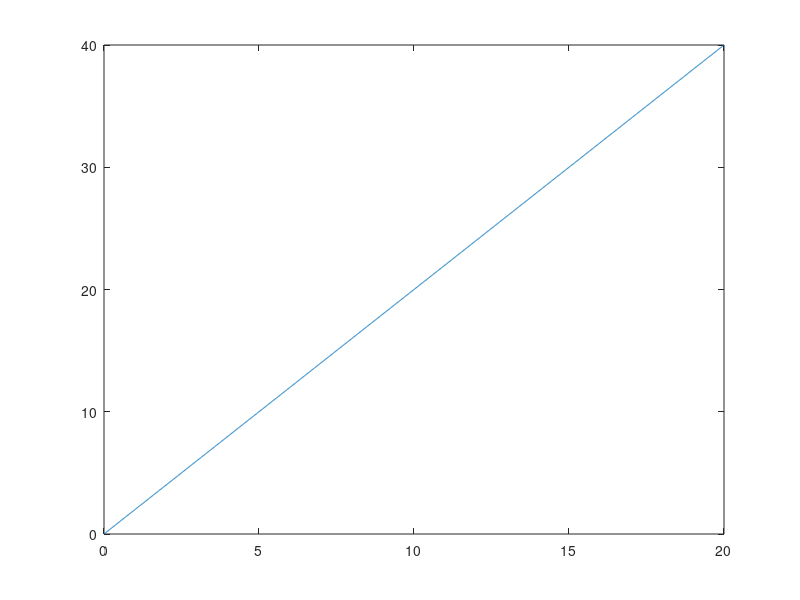
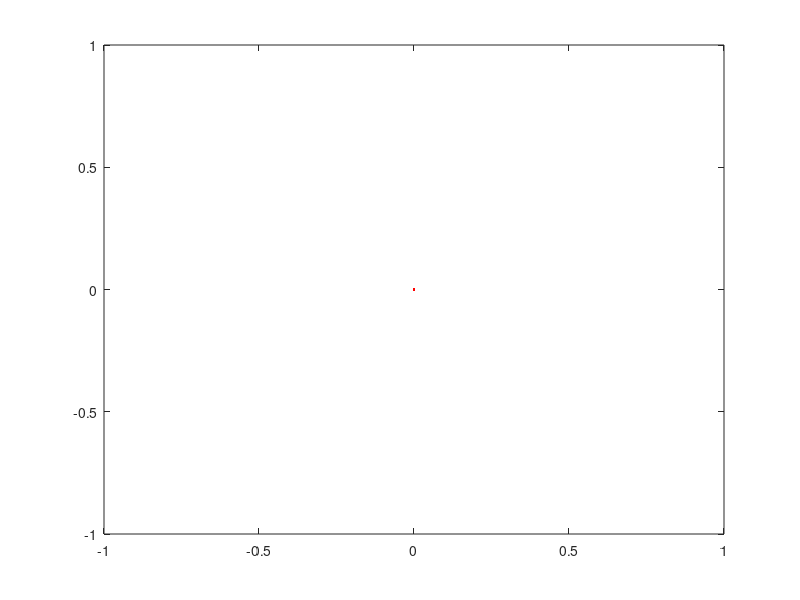

MATLAB code to generate these figures, in order:
clc
close all
clear all
t0=0;
tf=20;
dt=.01;
t=t0:dt:tf;
ft=t*2;
thet=-45;
plot(t,ft)
R=[cos(thet),-sin(thet);sin(thet),cos(thet)]
M=[t;ft];
for i=1;length(t)
t1=t(i)*cos(thet)-ft(i)*sin(thet);
ft1=t(i)*sin(thet)+ft(i)*cos(thet);
end
figure 
plot(t1,ft1,'r')